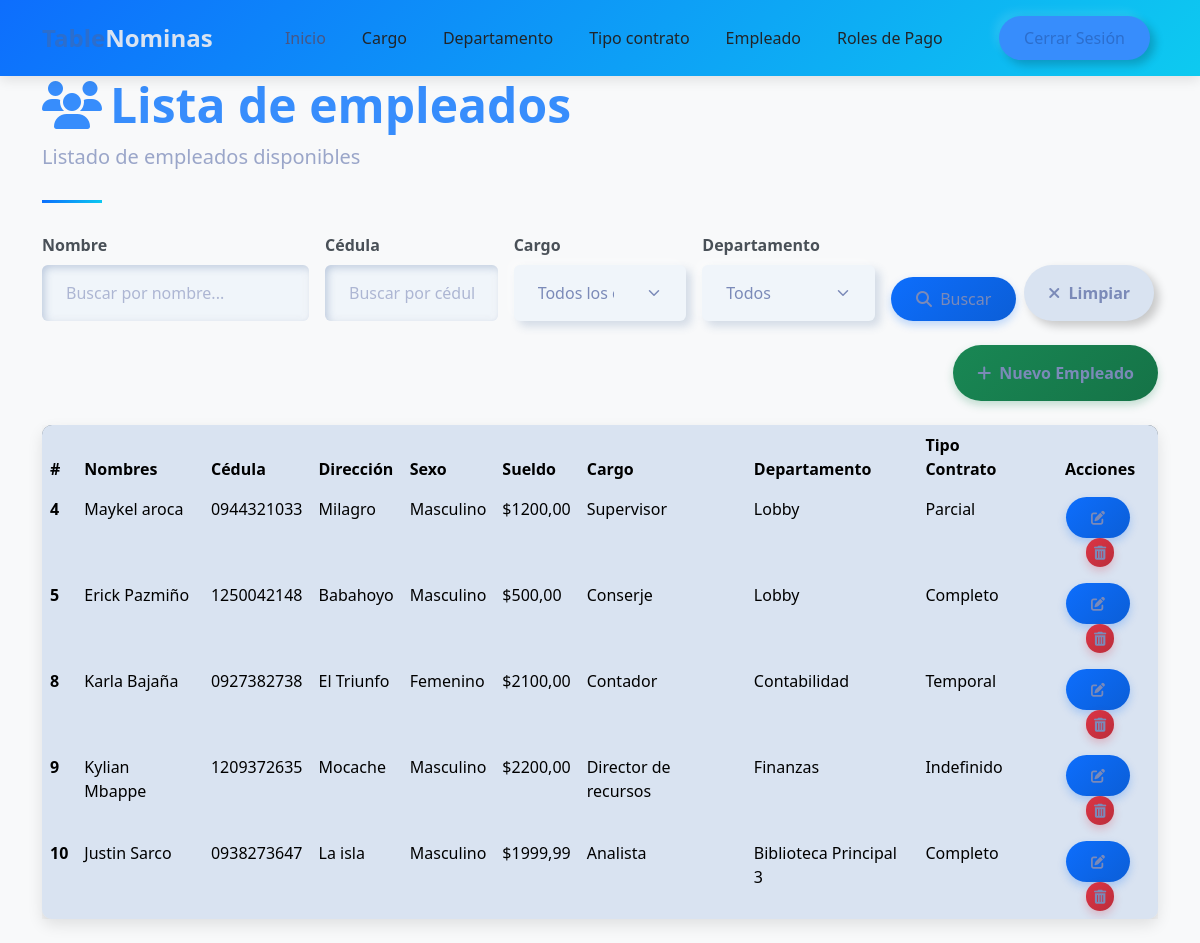
/nomina/empleado_list/ (signed in), run on the app's committed database.
### core/models.py (models this page shows, shortened)
class Empleado(models.Model):
    SEXO_CHOICES = [
        ('M', 'Masculino'),
        ('F', 'Femenino'),
    ]
    nombres = models.CharField(max_length=100)
    cedula = models.CharField(max_length=20, unique=True)
    direccion = models.TextField()
    sexo = models.CharField(max_length=1, choices=SEXO_CHOICES)
    sueldo = models.DecimalField(max_digits=10, decimal_places=2)
    cargo = models.ForeignKey(Cargo, on_delete=models.CASCADE)
    departamento = models.ForeignKey(Departamento, on_delete=models.CASCADE)
    tipo_contrato = models.ForeignKey(TipoContrato, on_delete=models.CASCADE)

class Cargo(models.Model):
    descripcion = models.CharField(max_length=100, unique=True)

class Departamento(models.Model):
    descripcion = models.CharField(max_length=100, unique=True)

class TipoContrato(models.Model):
    descripcion = models.CharField(max_length=100, unique=True)

### core/views.py (the view)
# urls.py: path('empleado_list/', empleado_list, name='empleado_list'),  # URL para la vista home
@login_required
def empleado_list(request):
    query_nombre = request.GET.get('nombre', None)
    query_cedula = request.GET.get('cedula', None)
    query_cargo = request.GET.get('cargo', None)
    empleados_list = Empleado.objects.all().order_by('id')
    if query_nombre:
        empleados_list = empleados_list.filter(nombre__icontains=query_nombre)
    if query_cedula:
        empleados_list = empleados_list.filter(cedula__icontains=query_cedula)
    if query_cargo:
        empleados_list = empleados_list.filter(cargo__descripcion__icontains=query_cargo)
    paginator = Paginator(empleados_list, 10)
    page_number = request.GET.get('page')
    empleados = paginator.get_page(page_number)
    context = {
        'empleados': empleados,
        'title': 'Listado de empleados',
        'query_nombre': query_nombre,
        'query_cedula': query_cedula,
        'query_cargo': query_cargo,
        'cargos': Cargo.objects.all(), # Para el dropdown de cargos
        'departamentos': Departamento.objects.all() # Para el dropdown de departamentos
    }
    return render(request, 'empleado/list.html', context)

### template/empleado/list.html (shortened to what this page needs)
{% extends "home.html" %}
{% block content %}
    <div class="container">
        <header class="page-header">
            <h1 class="display-5 fw-bold text-primary">
                <i class="fas fa-users me-2"></i>Lista de empleados
            </h1>
            <p class="lead text-muted">Listado de empleados disponibles</p>
        </header>
        <form method="GET" class="filter-form mb-4">
            <div class="row g-3">
                <div class="col-md-3">
                    <label for="nombre" class="form-label">Nombre</label>
                    <input type="text" class="form-control" id="nombre" name="nombre"
                           value="{{ request.GET.nombre }}" placeholder="Buscar por nombre...">
                </div>
                <div class="col-md-2">
                    <label for="cedula" class="form-label">Cédula</label>
                    <input type="text" class="form-control" id="cedula" name="cedula"
                           value="{{ request.GET.cedula }}" placeholder="Buscar por cédula...">
                </div>
                <div class="col-md-2">
                    <label for="cargo" class="form-label">Cargo</label>
                    <select class="form-select" id="cargo" name="cargo">
                        <option value="">Todos los cargos</option>
                    </select>
                </div>
                <div class="col-md-2">
                    <label for="departamento" class="form-label">Departamento</label>
                    <select class="form-select" id="departamento" name="departamento">
                        <option value="">Todos</option>
                    </select>
                </div>
                <div class="col-md-3 d-flex align-items-end">
                    <button type="submit" class="btn btn-primary me-2">
                        <i class="fas fa-search me-1"></i> Buscar
                    </button>
                    <a href="{% url 'core:empleado_list' %}" class="btn btn-outline-secondary">
                        <i class="fas fa-times me-1"></i> Limpiar
                    </a>
                </div>
            </div>
        </form>
        <div class="d-flex justify-content-end mb-4">
            <a class="btn btn-success" href="{% url 'core:empleado_create' %}">
                <i class="fas fa-plus me-2"></i>Nuevo Empleado
            </a>
        </div>
        <div class="card mb-4">
            <div class="card-body p-0">
                <div class="table-responsive">
                    <table class="table table-hover mb-0">
                        <thead>
                            <tr>
                                <th scope="col">#</th>
                                <th scope="col">Nombres</th>
                                <th scope="col">Cédula</th>
                                <th scope="col">Dirección</th>
                                <th scope="col">Sexo</th>
                                <th scope="col">Sueldo</th>
                                <th scope="col">Cargo</th>
                                <th scope="col">Departamento</th>
                                <th scope="col">Tipo Contrato</th>
                                <th scope="col" class="text-center">Acciones</th>
                            </tr>
                        </thead>
                        <tbody>
                            {% for empleado in empleados %}
                            <tr>
                                <th scope="row">{{ empleado.id }}</th>
                                <td>{{ empleado.nombres }}</td>
                                <td>{{ empleado.cedula }}</td>
                                <td>{{ empleado.direccion }}</td>
                                <td>
                                    {% if empleado.sexo == 'M' %}
                                        Masculino
                                    {% else %}
                                        Femenino
                                    {% endif %}
                                </td>
                                <td>${{ empleado.sueldo }}</td>
                                <td>{{ empleado.cargo.descripcion }}</td>
                                <td>{{ empleado.departamento.descripcion }}</td>
                                <td>{{ empleado.tipo_contrato.descripcion }}</td>
                                <td class="text-center">
                                    <a href="{% url 'core:empleado_update' empleado.id %}" class="btn btn-sm btn-primary me-1" title="Editar">
                                        <i class="fas fa-edit"></i>
                                    </a>
                                    <a href="{% url 'core:empleado_delete' empleado.id %}" class="btn btn-sm btn-danger" title="Eliminar">
                                        <i class="fas fa-trash-alt"></i>
                                    </a>
                                </td>
                            </tr>
                            {% empty %}
                            <tr>
                                <td colspan="10" class="text-center text-muted py-4">
                                    No se encontraron empleados con los filtros aplicados
                                </td>
                            </tr>
                            {% endfor %}
                        </tbody>
                    </table>
                </div>
            </div>
        </div>
    </div>
{% endblock %}

### template/home.html (shortened to what this page needs)
<!DOCTYPE html>
<html lang="es">
<head>
  {% load static %}
  <link href={% static 'css/bootstrap.min.css' %} rel="stylesheet">
  <link href="https://cdnjs.cloudflare.com/ajax/libs/font-awesome/6.4.0/css/all.min.css" rel="stylesheet">
</head>
<body>
  <nav class="navbar navbar-expand-lg navbar-light bg-white sticky-top">
    <div class="container">
      <a class="navbar-brand" href="#">Table<span class="text-secondary">Nominas</span></a>
      <div class="collapse navbar-collapse" id="navbarNav">
        <ul class="navbar-nav mx-auto">
          <li class="nav-item">
            <a class="nav-link active" href="{% url 'home' %}">Inicio</a>
          </li>
          <li class="nav-item">
            <a class="nav-link" href="{% url 'core:cargo_list' %}">Cargo</a>
          </li>
          <li class="nav-item">
            <a class="nav-link" href="{% url 'core:departamento_list' %}">Departamento</a>
          </li>
          <li class="nav-item">
            <a class="nav-link" href="{% url 'core:tipoContrato_list' %}">Tipo contrato</a>
          </li>
          <li class="nav-item">
            <a class="nav-link" href="{% url 'core:empleado_list' %}">Empleado</a>
          </li>
          <li class="nav-item">
            <a class="nav-link" href="{% url 'core:rol_list' %}">Roles de Pago</a>
          </li>
        </ul>
        <div class="d-flex">
          {% if user.is_authenticated %}
          <a href="{% url 'core:logout' %}" class="btn btn-outline-primary me-2">Cerrar Sesión</a>
          {% else %}
          <a href="{% url 'core:signup' %}" class="btn btn-primary">Registrarse</a>
          <a href="{% url 'core:signin' %}" class="btn btn-outline-primary me-2">Iniciar Sesión</a>
          {% endif %}
        </div>
      </div>
    </div>
  </nav>
  {% block content %}{% endblock content %}
</body>

### template/home.html (style rules this page uses)
:root { --primary-color: #2c6ecd; --secondary-color: #19b3b3; --accent-color: #f8f9fa; --dark-color: #212529; --text-color: #495057; }
body { font-family: 'Poppins', sans-serif; color: var(--text-color); overflow-x: hidden; }
.navbar { box-shadow: 0 2px 15px rgba(0, 0, 0, 0.1); padding: 15px 0; }
.navbar-brand { font-weight: 700; color: var(--primary-color); font-size: 1.5rem; }
.nav-link { font-weight: 500; color: var(--dark-color); margin: 0 10px; transition: all 0.3s ease; }
.nav-link:hover, .nav-link.active { color: var(--primary-color); }
.btn-primary { background-color: var(--primary-color); border-color: var(--primary-color); padding: 10px 25px; border-radius: 50px; font-weight: 500; transition: all 0.3s ease; }
.btn-outline-primary { border-color: var(--primary-color); color: var(--primary-color); padding: 10px 25px; border-radius: 50px; font-weight: 500; transition: all 0.3s ease; }

### template/empleado/list.html (style rules this page uses)
body { background-color: #f8f9fa; font-family: 'Segoe UI', Tahoma, Geneva, Verdana, sans-serif; }
.navbar { background: linear-gradient(135deg, #0d6efd, #0dcaf0); box-shadow: 0 4px 12px rgba(0,0,0,0.1); }
.card { border-radius: 10px; box-shadow: 0 6px 15px rgba(0,0,0,0.1); transition: transform 0.3s, box-shadow 0.3s; }
.btn-primary { background: linear-gradient(135deg, #0d6efd, #0b5ed7); border: none; box-shadow: 0 4px 8px rgba(13, 110, 253, 0.25); transition: all 0.3s; }
.btn-success { background: linear-gradient(135deg, #198754, #157347); border: none; box-shadow: 0 4px 8px rgba(25, 135, 84, 0.25); transition: all 0.3s; }
.btn-danger { background: linear-gradient(135deg, #dc3545, #bb2d3b); border: none; box-shadow: 0 4px 8px rgba(220, 53, 69, 0.25); transition: all 0.3s; }
.table { border-radius: 10px; overflow: hidden; box-shadow: 0 5px 15px rgba(0,0,0,0.08); }
.table thead { background: linear-gradient(135deg, #6c757d, #495057); color: white; }
.table tbody tr { transition: background-color 0.3s; }
.page-header { position: relative; margin-bottom: 30px; padding-bottom: 15px; }
.page-header:after { content: ''; position: absolute; bottom: 0; left: 0; width: 60px; height: 3px; background: linear-gradient(135deg, #0d6efd, #0dcaf0); }

### data on the page
Empleado: id "4", nombres "Maykel aroca", cedula "0944321033", direccion "Milagro", sexo "Masculino", sueldo "1200,00", cargo.descripcion "Supervisor", departamento.descripcion "Lobby", tipo_contrato.descripcion "Parcial"
Empleado: id "5", nombres "Erick Pazmiño", cedula "1250042148", direccion "Babahoyo", sexo "Masculino", sueldo "500,00", cargo.descripcion "Conserje", departamento.descripcion "Lobby", tipo_contrato.descripcion "Completo"
Empleado: id "8", nombres "Karla Bajaña", cedula "0927382738", direccion "El Triunfo", sexo "Femenino", sueldo "2100,00", cargo.descripcion "Contador", departamento.descripcion "Contabilidad", tipo_contrato.descripcion "Temporal"
Empleado: id "9", nombres "Kylian Mbappe", cedula "1209372635", direccion "Mocache", sexo "Masculino", sueldo "2200,00", cargo.descripcion "Director de recursos", departamento.descripcion "Finanzas", tipo_contrato.descripcion "Indefinido"
Empleado: id "10", nombres "Justin Sarco", cedula "0938273647", direccion "La isla", sexo "Masculino", sueldo "1999,99", cargo.descripcion "Analista", departamento.descripcion "Biblioteca Principal 3", tipo_contrato.descripcion "Completo"
